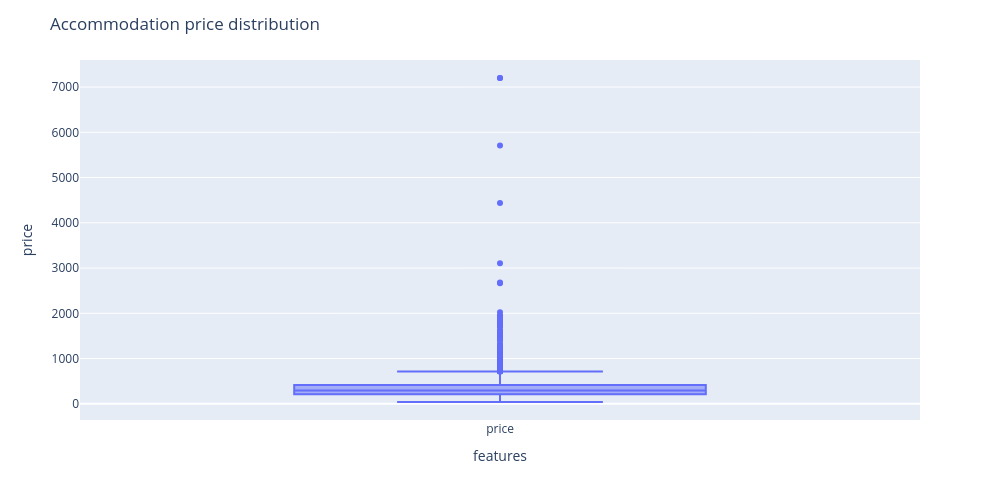

Write notebook code for a chart like this one.
### Code cell
fg.update_layout(
    yaxis_title='price',
    xaxis_title='features',
    title='Accommodation price distribution'
)

fg.show()

### Figure 1 — Plotly figure (JSON) as saved in the notebook; plotly's stock layout.template omitted (floating-point values rounded to 4 significant figures; data arrays with more than 128 entries replaced by an {"elided": "..."} marker saying what was removed)
{"data": [{"alignmentgroup": "True", "hovertemplate": "variable=%{x}<br>value=%{y}<extra></extra>", "legendgroup": "", "marker": {"color": "#636efa"}, "name": "", "notched": false, "offsetgroup": "", "orientation": "v", "showlegend": false, "type": "box", "x": {"elided": "4891 str values"}, "x0": " ", "xaxis": "x", "y": {"elided": "4891 float values"}, "y0": " ", "yaxis": "y"}], "layout": {"boxmode": "group", "height": 500, "legend": {"tracegroupgap": 0}, "margin": {"t": 60}, "title": {"text": "Accommodation price distribution"}, "width": 1000, "xaxis": {"anchor": "y", "domain": [0, 1], "title": {"text": "features"}}, "yaxis": {"anchor": "x", "domain": [0, 1], "title": {"text": "price"}}}}
